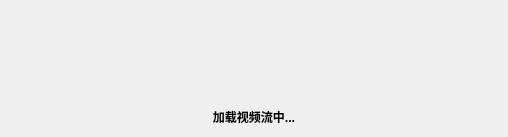
<?xml version="1.0" encoding="UTF-8"?>
<ui version="4.0">
 <class>Loading_win</class>
 <widget class="QWidget" name="Loading_win">
  <property name="geometry">
   <rect>
    <x>0</x>
    <y>0</y>
    <width>508</width>
    <height>137</height>
   </rect>
  </property>
  <property name="windowTitle">
   <string>正在加载视频流</string>
  </property>
  <layout class="QVBoxLayout" name="verticalLayout">
   <item>
    <widget class="QLabel" name="label">
     <property name="text">
      <string/>
     </property>
    </widget>
   </item>
   <item>
    <widget class="QLabel" name="label_2">
     <property name="sizePolicy">
      <sizepolicy hsizetype="Preferred" vsizetype="Fixed">
       <horstretch>0</horstretch>
       <verstretch>0</verstretch>
      </sizepolicy>
     </property>
     <property name="font">
      <font>
       <family>Heiti SC</family>
       <weight>75</weight>
       <bold>true</bold>
      </font>
     </property>
     <property name="text">
      <string>加载视频流中...</string>
     </property>
     <property name="alignment">
      <set>Qt::AlignCenter</set>
     </property>
    </widget>
   </item>
  </layout>
 </widget>
 <resources/>
 <connections/>
</ui>
